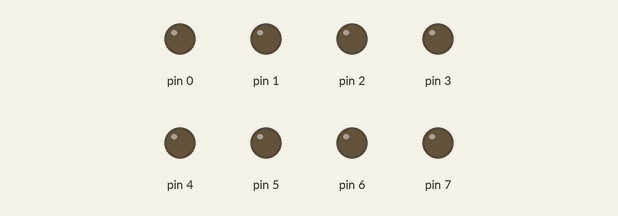
This sketch was run on a simulated Arduino Uno, built with avr-gcc and run on an emulated ATmega328P. Shown: output pins drawn as LEDs (lit = HIGH).

Above: at 0.5 s.
At 3.5 s:
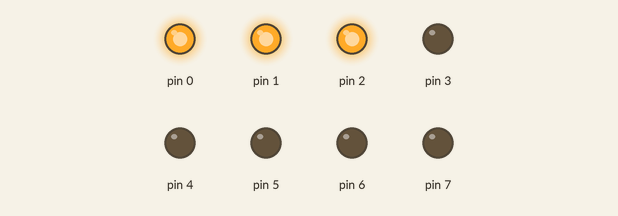
At 5.5 s:
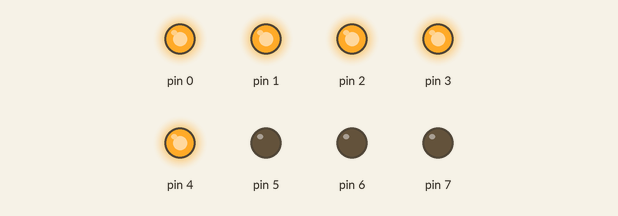
At 9.0 s:
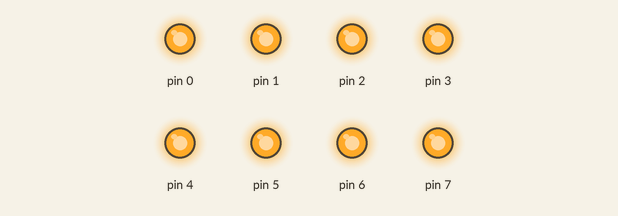
At 15.5 s:
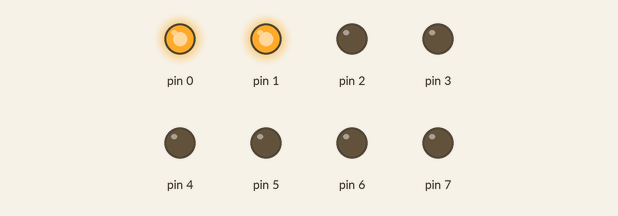
At 22.5 s:
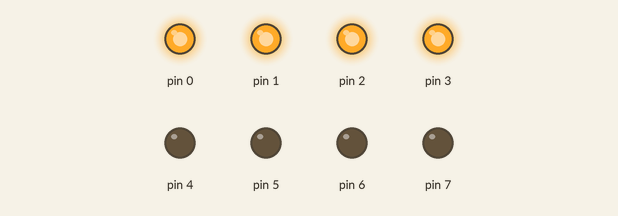
Timing chart, 0 to 23.4 s (numbered marks = the images above):
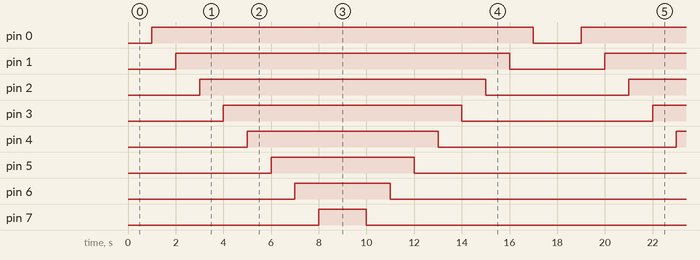

The sketch:

5_arduino-basic_8Leds_DDRD_PORTD.ino
```cpp
// https://www.tinkercad.com/things/aCAQGJyLKiz


void setup()
{
    //pinMode(ledPin[0], OUTPUT);
    //...
    //pinMode(ledPin[7], OUTPUT);
    DDRD= 0xff;//0B11111111 all pins set as output
    // 0B000000000 will mean that all the pins input.
    PORTD = 0x0; //0B00000000
}

const int delayDefault = 1000;
const void delaySet(int i = delayDefault) { delay(i); }	//to review
byte a;

void loop()
{
    a = 0x0; //0B00000000
    PORTD = a;
    delaySet();

    a |= 0B1; //0B00000001
    for(int i=0; i<=7;++i){
        PORTD |= a;
        a = a << 1;
        delaySet();
    }

    a = 0xff;//0B11111111;
    PORTD = a;
    delaySet();
    for(int i=0; i<=7;++i){
        a = a >> 1;
        PORTD &= a;
        delaySet();
    }

}

// להוסיף סוויטץ
```

Measured:
- by itself, pin 0: alternates HIGH for 16.0 s and LOW for 2.0 s
- by itself, pin 1: alternates HIGH for 14.0 s and LOW for 4.0 s
- by itself, pin 2: alternates HIGH for 12.0 s and LOW for 6.0 s
- by itself, pin 3: alternates HIGH for 10.0 s and LOW for 8.0 s
- by itself, pin 4: alternates HIGH for 8.0 s and LOW for 10.0 s
- by itself, pin 5: alternates HIGH for 6.0 s and LOW for 12.0 s
- by itself, pin 6: alternates HIGH for 4.0 s and LOW for 14.0 s
- by itself, pin 7: alternates HIGH for 2.0 s and LOW for 16.0 s
